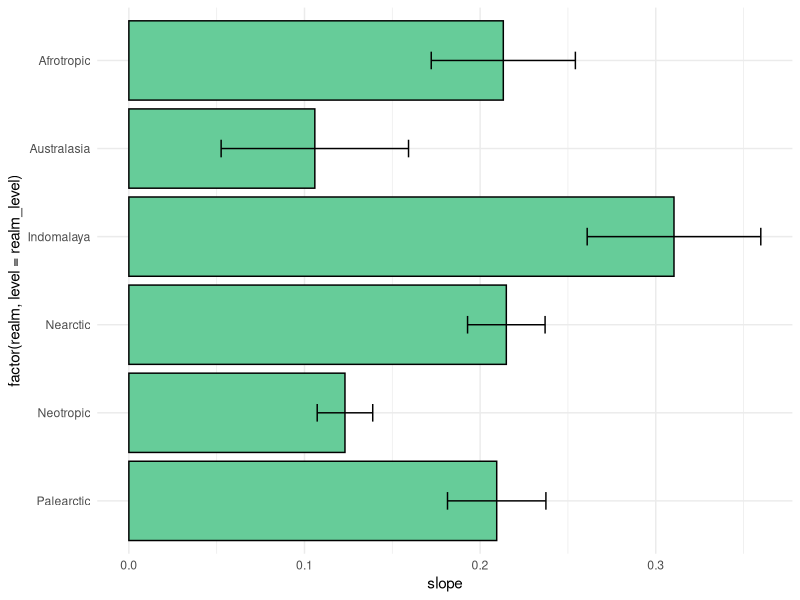

The R script that drew this image:
mydata <- read.csv("data.csv")
#Remove Antarctica and Oceania
mydata<-mydata[mydata$realm!='Antarctica' & mydata$realm!='Oceania',]

mydata<-mydata[c("med_rich","vas_rich","realm")]
mydata<-na.omit(mydata)

# Convert 'realm' variable to a factor
mydata$realm <- as.factor(mydata$realm)

# Load necessary libraries
library(ggplot2)
library(tidyr)
library(dplyr)

# Fit linear regression models for each factor level in the 'realm' variable
lm_models <- lapply(levels(mydata$realm), function(level) {
  lm(med_rich ~ vas_rich, data = subset(mydata, realm == level))
})

# Extract slopes and standard errors from each model
slopes_df <- data.frame(
  realm = levels(mydata$realm),
  slope = sapply(lm_models, function(model) coef(model)[2]),
  se = sapply(lm_models, function(model) summary(model)$coefficients[2, "Std. Error"])
)

realm<-unique(mydata$realm)
realm_level<-levels(realm)
realm_level<-sort(realm_level, decreasing = TRUE)

# Create a bar plot of slopes with 95% confidence interval (1.96 * se)
ggplot(slopes_df, aes(x = factor(realm, level=realm_level), y = slope, ymin = slope - 1.96 * se, ymax = slope + 1.96 * se)) +
  geom_bar(stat = "identity", fill = "#66cc99", color = "black") +
  geom_errorbar(width = 0.2, position = position_dodge(0.9)) +
  theme_minimal() +
  coord_flip()


#****************************************************************************************************************
#***********************************Differences between slopes across six realms*********************************
#****************************************************************************************************************
#----------------------------------------------------------------------------------------------------------------
#--------------------------------------METHOD 1: USING EMMEANS PACKAGE-------------------------------------------
#----------------------------------------------------------------------------------------------------------------
mydata <- read.csv("data.csv")
#Remove Antarctica and Oceania
mydata<-mydata[mydata$realm!='Antarctica' & mydata$realm!='Oceania',]

mydata<-mydata[c("med_rich","vas_rich","realm")]
mydata<-na.omit(mydata)

# Convert 'realm' variable to a factor
mydata$realm <- as.factor(mydata$realm)

# Fit the linear model with interaction
model <- lm(med_rich ~ vas_rich * realm, data = mydata)

# Summary of the model
summary(model)

# Perform ANOVA to test the interaction
anova(model)

# Compare slopes using emmeans
library(emmeans)
emtrends_results <- emtrends(model, pairwise ~ realm, var = "vas_rich")

# Print the results
print(emtrends_results)

# Using emmeans package for pairwise comparisons with Bonferroni correction
pairwise_comparisons <- pairs(emtrends_results, adjust = "bonferroni")
print(pairwise_comparisons)
